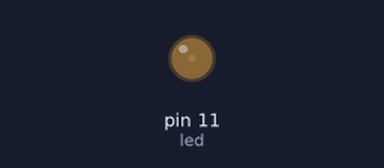
Simulated run of this sketch. Board: Arduino Uno, built with avr-gcc and run on an emulated ATmega328P. Parts: output pins drawn as LEDs (lit = HIGH).

Above: at 0.15 s.
At 19.98 s:
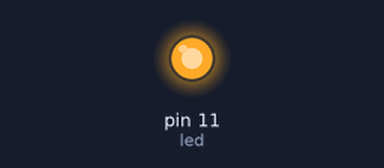
At 39.2 s:
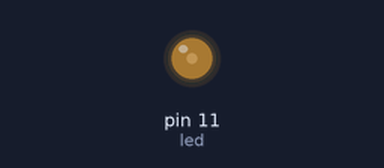
Timing chart, 0 to 40.0 s (numbered marks = the images above):
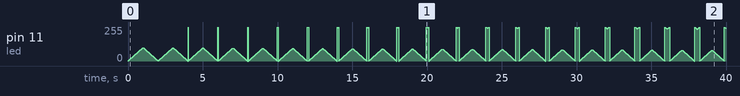

The sketch:

sketch_mar17b.ino
```cpp
int bright = 0;
int led = 11;
int count = 200;

void setup(){
    pinMode(11, OUTPUT);
}

void loop() {
  if (count > 100){
    bright = bright + 1;
  }
  if (count < 100){
    bright = bright - 1;
  }
  if (count == 0){
  count = 200;
  }
  delay(10);
  count = count - 1;
  analogWrite(led, bright);
}
```
